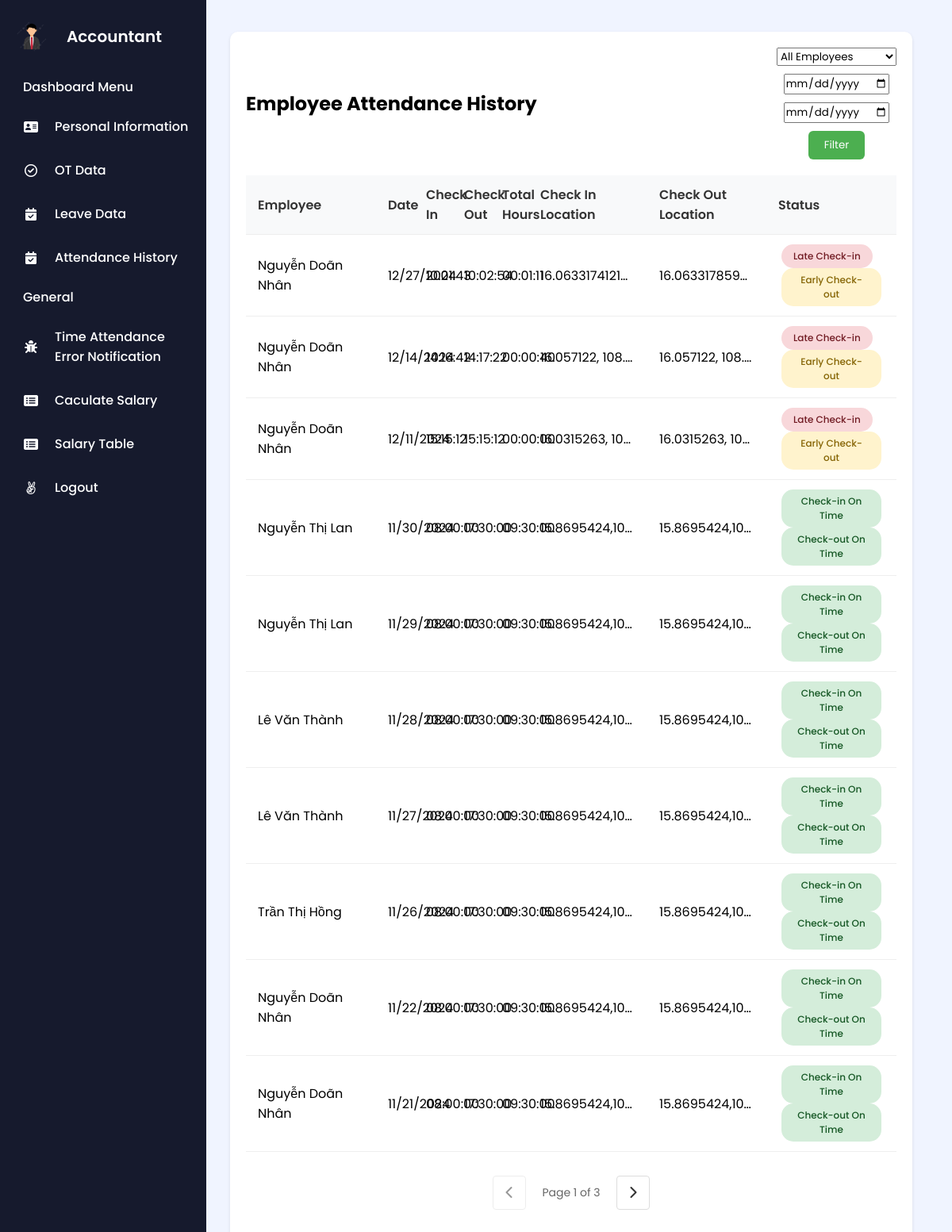
Screenshot of /index.php?action=viewAttendanceHistory (signed in) with the database file from the repository.
### tables this page shows
CREATE TABLE `checkincheckout` (
  `CheckinCheckoutID` int(11) NOT NULL,
  `CheckinTime` datetime DEFAULT NULL,
  `CheckoutTime` datetime DEFAULT NULL,
  `EmployeeID` int(11) DEFAULT NULL,
  `GPSLocation` varchar(255) NOT NULL,
  `CheckoutLocation` varchar(255) DEFAULT NULL
);

CREATE TABLE `employee` (
  `EmployeeID` int(11) NOT NULL,
  `Username` varchar(50) NOT NULL,
  `Password` varchar(100) NOT NULL,
  `FirstName` varchar(50) DEFAULT NULL,
  `LastName` varchar(50) DEFAULT NULL,
  `DateOfBirth` date DEFAULT NULL,
  `Gender` enum('male','female','other') DEFAULT NULL,
  `IdentityNumber` varchar(20) DEFAULT NULL,
  `IdentityIssuedDate` date DEFAULT NULL,
  `IdentityIssuedPlace` varchar(100) DEFAULT NULL,
  `Email` varchar(100) DEFAULT NULL,
  `PhoneNumber` varchar(20) DEFAULT NULL,
  `MaritalStatus` enum('Có gia đình','Độc thân') DEFAULT NULL,
  `Hometown` varchar(100) DEFAULT NULL,
  `PlaceOfBirth` varchar(100) DEFAULT NULL,
  `Nationality` varchar(50) DEFAULT NULL,
  `Role` enum('giam doc','nhan vien','ke toan') DEFAULT NULL,
  `BaseSalary` decimal(15,2) NOT NULL DEFAULT 0.00
);

### controllers/ViewListDataEmployeeController.php (called while the page is built, shortened)
<?php
require_once 'models/ViewListDataEmployeeModel.php';
class ViewListDataEmployeeController {
    private $ViewListData;
    public function __construct($db) {
        $this->ViewListData = new ViewListDataEmployeeModel($db);
    }
    public function viewAttendanceHistory() {
        $selectedEmployee = isset($_GET['employee_id']) && !empty($_GET['employee_id'])
            ? (int)$_GET['employee_id']
            : null;
        $startDate = isset($_GET['start_date']) && !empty($_GET['start_date'])
            ? date('d-m-Y', strtotime($_GET['start_date']))
            : '';
        $endDate = isset($_GET['end_date']) && !empty($_GET['end_date'])
            ? date('d-m-Y', strtotime($_GET['end_date']))
            : '';
        $page = isset($_GET['page']) ? (int)$_GET['page'] : 1;
        $itemsPerPage = 10;
        $offset = ($page - 1) * $itemsPerPage;
        $result = $this->ViewListData->getAttendanceHistory(
            $selectedEmployee,
            $startDate,
            $endDate,
            $itemsPerPage,
            $offset
        );
        $attendanceData = $result['data'];
        $totalRecords = $result['total'];
        $totalPages = ceil($totalRecords / $itemsPerPage);
        require 'views/ViewAttendanceHistory.php';
    }
}
?>

### models/ViewListDataEmployeeModel.php (called while the page is built, shortened)
<?php
class ViewListDataEmployeeModel {
    protected $pdo;
    public function __construct($pdo) {
        $this->pdo = $pdo;
    }
    public function getAttendanceHistory($employeeId = null, $startDate = null, $endDate = null, $limit = 10, $offset = 0) {
        $query = "SELECT SQL_CALC_FOUND_ROWS cc.*, e.FirstName, e.LastName,
                  TIMEDIFF(CheckoutTime, CheckinTime) AS TotalWorkHours
                  FROM checkincheckout cc
                  JOIN employee e ON cc.EmployeeID = e.EmployeeID
                  WHERE 1=1";
        $query .= " ORDER BY cc.CheckinTime DESC LIMIT :limit OFFSET :offset";
        $stmt = $this->pdo->prepare($query);
        $stmt->bindValue(':limit', (int)$limit, PDO::PARAM_INT);
        $stmt->bindValue(':offset', (int)$offset, PDO::PARAM_INT);
        $stmt->execute();
        $results = $stmt->fetchAll(PDO::FETCH_ASSOC);
        $stmt = $this->pdo->query("SELECT FOUND_ROWS()");
        $totalRecords = $stmt->fetchColumn();
        foreach ($results as &$record) {
            $checkinTime = new DateTime($record['CheckinTime']);
            $workDate = $checkinTime->format('Y-m-d');
            $startTime = new DateTime($workDate . ' 08:00:00');
            if ($checkinTime <= $startTime) {
                $record['CheckinStatus'] = 'On Time';
            } else {
                $record['CheckinStatus'] = 'Late';
            }
            if (!empty($record['CheckoutTime'])) {
                $checkoutTime = new DateTime($record['CheckoutTime']);
                $endTime = new DateTime($workDate . ' 17:30:00');
            } else {
                $record['CheckoutStatus'] = 'N/A';
            }
        }
        return [
            'data' => $results,
            'total' => $totalRecords
        ];
    }
}

### views/ViewAttendanceHistory.php (the view, shortened to what this page needs)
<!DOCTYPE html>
<html lang="en">
<head>
    <link rel="stylesheet" href="https://cdnjs.cloudflare.com/ajax/libs/font-awesome/6.0.0-beta3/css/all.min.css" />
    <link rel="stylesheet" href="assets/css/Employee/ViewAttendanceHistory.css">
</head>
<body>
    <?php include 'views/layouts/sidebar_accountant.php'; ?>
    <div class="main-content">
        <div class="attendance-container">
            <div class="page-header">
                <div class="header-left">
                    <h2>Employee Attendance History</h2>
                </div>
                <div class="header-right">
                    <form method="GET" action="index.php" class="filter-form">
                        <div class="filter-group">
                            <select name="employee_id" class="form-select">
                                <option value="">All Employees</option>
                            </select>
                            <input type="date" name="start_date" value="<?= htmlspecialchars($startDate) ?>" class="form-control">
                            <input type="date" name="end_date" value="<?= htmlspecialchars($endDate) ?>" class="form-control">
                            <button type="submit" class="filter-button">Filter</button>
                        </div>
                    </form>
                </div>
            </div>
            <div class="records-table">
                <table id="attendanceTable">
                    <thead>
                        <tr>
                            <th>Employee</th>
                            <th>Date</th>
                            <th>Check In</th>
                            <th>Check Out</th>
                            <th>Total Hours</th>
                            <th>Check In Location</th>
                            <th>Check Out Location</th>
                            <th>Status</th>
                        </tr>
                    </thead>
                    <tbody>
                        <?php foreach ($attendanceData as $record): ?>
                            <tr>
                                <td><?= htmlspecialchars($record['FirstName'] . ' ' . $record['LastName']) ?></td>
                                <td><?= date('m/d/Y', strtotime($record['CheckinTime'])) ?></td>
                                <td><?= date('H:i:s', strtotime($record['CheckinTime'])) ?></td>
                                <td><?= $record['CheckoutTime'] ? date('H:i:s', strtotime($record['CheckoutTime'])) : 'N/A' ?></td>
                                <td><?= $record['TotalWorkHours'] ?? 'N/A' ?></td>
                                <td><?= htmlspecialchars($record['GPSLocation']) ?></td>
                                <td><?= htmlspecialchars($record['CheckoutLocation'] ?? 'N/A') ?></td>
                                <td>
                                    <?php if (!empty($record['IsAbsent']) && $record['IsAbsent']) : ?>
                                        <span class="status-absent">Absent</span>
                                    <?php else : ?>
                                        <?php
                                            if ($record['CheckinStatus'] === 'On Time') {
                                                echo '<span class="badge badge-success">Check-in On Time</span>';
                                            } else {
                                                echo '<span class="badge badge-danger">Late Check-in</span>';
                                            }
                                            if (!empty($record['CheckoutTime'])) {
                                                if ($record['CheckoutStatus'] === 'On Time') {
                                                    echo '<span class="badge badge-success">Check-out On Time</span>';
                                                } else {
                                                    echo '<span class="badge badge-warning">Early Check-out</span>';
                                                }
                                            }
                                        ?>
                                    <?php endif; ?>
                                </td>
                            </tr>
                        <?php endforeach; ?>
                    </tbody>
                </table>
            </div>
            <div class="nav-arrows">
                <?php if ($totalPages > 1): ?>
                    <a href="?action=viewAttendanceHistory&page=<?= max(1, $page-1) ?>&employee_id=<?= $selectedEmployee ?>&start_date=<?= $startDate ?>&end_date=<?= $endDate ?>"
                       class="nav-arrow <?= $page <= 1 ? 'disabled' : '' ?>">
                        <i class="fas fa-chevron-left"></i>
                    </a>
                    <span class="page-info">Page <?= $page ?> of <?= $totalPages ?></span>
                    <a href="?action=viewAttendanceHistory&page=<?= min($totalPages, $page+1) ?>&employee_id=<?= $selectedEmployee ?>&start_date=<?= $startDate ?>&end_date=<?= $endDate ?>"
                       class="nav-arrow <?= $page >= $totalPages ? 'disabled' : '' ?>">
                        <i class="fas fa-chevron-right"></i>
                    </a>
                <?php endif; ?>
            </div>
        </div>
    </div>
</body>
</html>

### assets/css/Employee/ViewAttendanceHistory.css (style rules this page uses)
.main-content { margin-left: 260px; padding: 20px; min-height: 100vh; background: #f0f4ff; }
.attendance-container { background: white; border-radius: 10px; padding: 20px; box-shadow: 0 2px 4px rgba(0, 0, 0, 0.1); margin: 20px 10px; width: calc(100% - 40px); }
.filter-group { display: flex; align-items: center; gap: 15px; }
.records-table { overflow-x: auto; margin-top: 20px; }
#attendanceTable { width: 100%; border-collapse: separate; border-spacing: 0; background: white; border-radius: 8px; table-layout: fixed; }
#attendanceTable th, #attendanceTable td { padding: 12px 15px; text-align: left; border-bottom: 1px solid #eee; }
#attendanceTable th { background: #f8f9fa; font-weight: 600; color: #333; }
.badge { display: inline-block; padding: 6px 15px; border-radius: 15px; font-size: 12px; font-weight: 500; margin: 0 4px; min-width: 110px; text-align: center; }
.badge-warning { background: #fff3cd; color: #856404; }
.badge-success { background: #d4edda; color: #155724; }
.badge-danger { background: #f8d7da; color: #721c24; }
@media (max-width: 1200px) { .filter-group { flex-direction: column; gap: 10px; } }
.page-header { display: flex; justify-content: space-between; align-items: center; margin-bottom: 20px; }
.header-left { display: flex; align-items: center; gap: 20px; }
.header-right { display: flex; align-items: center; gap: 15px; }
.nav-arrows { display: flex; gap: 10px; margin: 20px 0; }
.nav-arrow { padding: 8px 15px; background: #fff; border: 1px solid #ddd; border-radius: 4px; cursor: pointer; transition: all 0.3s; }
.filter-form { display: flex; gap: 10px; align-items: center; }
.filter-group { display: flex; gap: 10px; align-items: center; }
.filter-button { padding: 8px 20px; background: #4CAF50; color: white; border: none; border-radius: 6px; cursor: pointer; }
.nav-arrows { display: flex; justify-content: center; align-items: center; gap: 20px; margin-top: 20px; padding: 10px; }
.nav-arrow { padding: 8px 15px; background: #fff; border: 1px solid #ddd; border-radius: 4px; cursor: pointer; text-decoration: none; color: #333; }
.nav-arrow.disabled { opacity: 0.5; cursor: not-allowed; }
.page-info { font-size: 14px; color: #666; }
#attendanceTable th:first-child, #attendanceTable td:first-child { width: 20%; }
#attendanceTable th:last-child, #attendanceTable td:last-child { width: 20%; }
#attendanceTable td:nth-child(6), #attendanceTable td:nth-child(7) { max-width: 150px; overflow: hidden; text-overflow: ellipsis; white-space: nowrap; }
#attendanceTable td:nth-child(6), #attendanceTable td:nth-child(7) { position: relative; cursor: pointer; }
#attendanceTable th:nth-child(6), #attendanceTable td:nth-child(6), #attendanceTable th:nth-child(7), #attendanceTable td:nth-child(7) { width: 150px; }

### assets/css/sidebar_accountant.css (style rules this page uses)
* { margin: 0; padding: 0; box-sizing: border-box; font-family: "Poppins", sans-serif; }
body { min-height: 100vh; background: #f0f4ff; font-family: Arial, sans-serif; margin: 0; padding: 0; background-color: #f5f5f5; }

### rows the page displays
checkincheckout: employee.FirstName+LastName "Nguyễn Doãn Nhân", CheckinTime "12/27/2024", CheckinTime "10:01:43", CheckoutTime "10:02:54", TotalWorkHours "00:01:11", GPSLocation "16.0633174121…", CheckoutLocation "16.063317859…", shows "Late Check-in", shows "Early Check-out"
checkincheckout: employee.FirstName+LastName "Nguyễn Doãn Nhân", CheckinTime "12/14/2024", CheckinTime "14:16:42", CheckoutTime "14:17:22", TotalWorkHours "00:00:40", GPSLocation "16.057122, 108.…", CheckoutLocation "16.057122, 108.…", shows "Late Check-in", shows "Early Check-out"
checkincheckout: employee.FirstName+LastName "Nguyễn Doãn Nhân", CheckinTime "12/11/2024", CheckinTime "15:15:12", CheckoutTime "15:15:12", TotalWorkHours "00:00:00", GPSLocation "16.0315263, 10…", CheckoutLocation "16.0315263, 10…", shows "Late Check-in", shows "Early Check-out"
checkincheckout: employee.FirstName+LastName "Nguyễn Thị Lan", CheckinTime "11/30/2024", CheckinTime "08:00:00", CheckoutTime "17:30:00", TotalWorkHours "09:30:00", GPSLocation "15.8695424,10…", CheckoutLocation "15.8695424,10…", shows "Check-in On Time", shows "Check-out On Time"
checkincheckout: employee.FirstName+LastName "Nguyễn Thị Lan", CheckinTime "11/29/2024", CheckinTime "08:00:00", CheckoutTime "17:30:00", TotalWorkHours "09:30:00", GPSLocation "15.8695424,10…", CheckoutLocation "15.8695424,10…", shows "Check-in On Time", shows "Check-out On Time"
checkincheckout: employee.FirstName+LastName "Lê Văn Thành", CheckinTime "11/28/2024", CheckinTime "08:00:00", CheckoutTime "17:30:00", TotalWorkHours "09:30:00", GPSLocation "15.8695424,10…", CheckoutLocation "15.8695424,10…", shows "Check-in On Time", shows "Check-out On Time"
checkincheckout: employee.FirstName+LastName "Lê Văn Thành", CheckinTime "11/27/2024", CheckinTime "08:00:00", CheckoutTime "17:30:00", TotalWorkHours "09:30:00", GPSLocation "15.8695424,10…", CheckoutLocation "15.8695424,10…", shows "Check-in On Time", shows "Check-out On Time"
checkincheckout: employee.FirstName+LastName "Trần Thị Hồng", CheckinTime "11/26/2024", CheckinTime "08:00:00", CheckoutTime "17:30:00", TotalWorkHours "09:30:00", GPSLocation "15.8695424,10…", CheckoutLocation "15.8695424,10…", shows "Check-in On Time", shows "Check-out On Time"
checkincheckout: employee.FirstName+LastName "Nguyễn Doãn Nhân", CheckinTime "11/22/2024", CheckinTime "08:00:00", CheckoutTime "17:30:00", TotalWorkHours "09:30:00", GPSLocation "15.8695424,10…", CheckoutLocation "15.8695424,10…", shows "Check-in On Time", shows "Check-out On Time"
checkincheckout: employee.FirstName+LastName "Nguyễn Doãn Nhân", CheckinTime "11/21/2024", CheckinTime "08:00:00", CheckoutTime "17:30:00", TotalWorkHours "09:30:00", GPSLocation "15.8695424,10…", CheckoutLocation "15.8695424,10…", shows "Check-in On Time", shows "Check-out On Time"

### other values shown
$page "1"
$totalPages "3"
